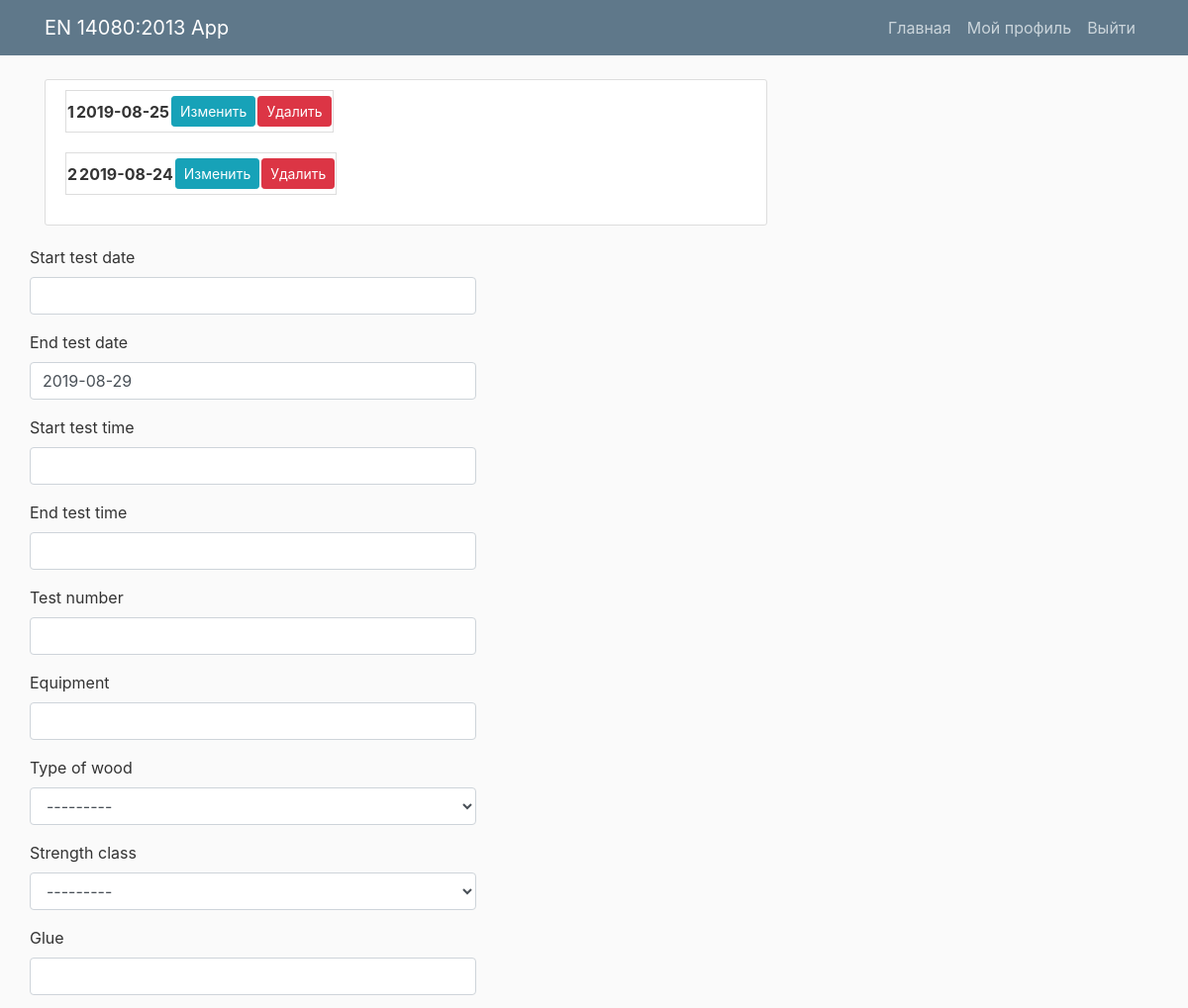
Page /bendtestfilter/ (signed in, upper part) on the earlier database version.
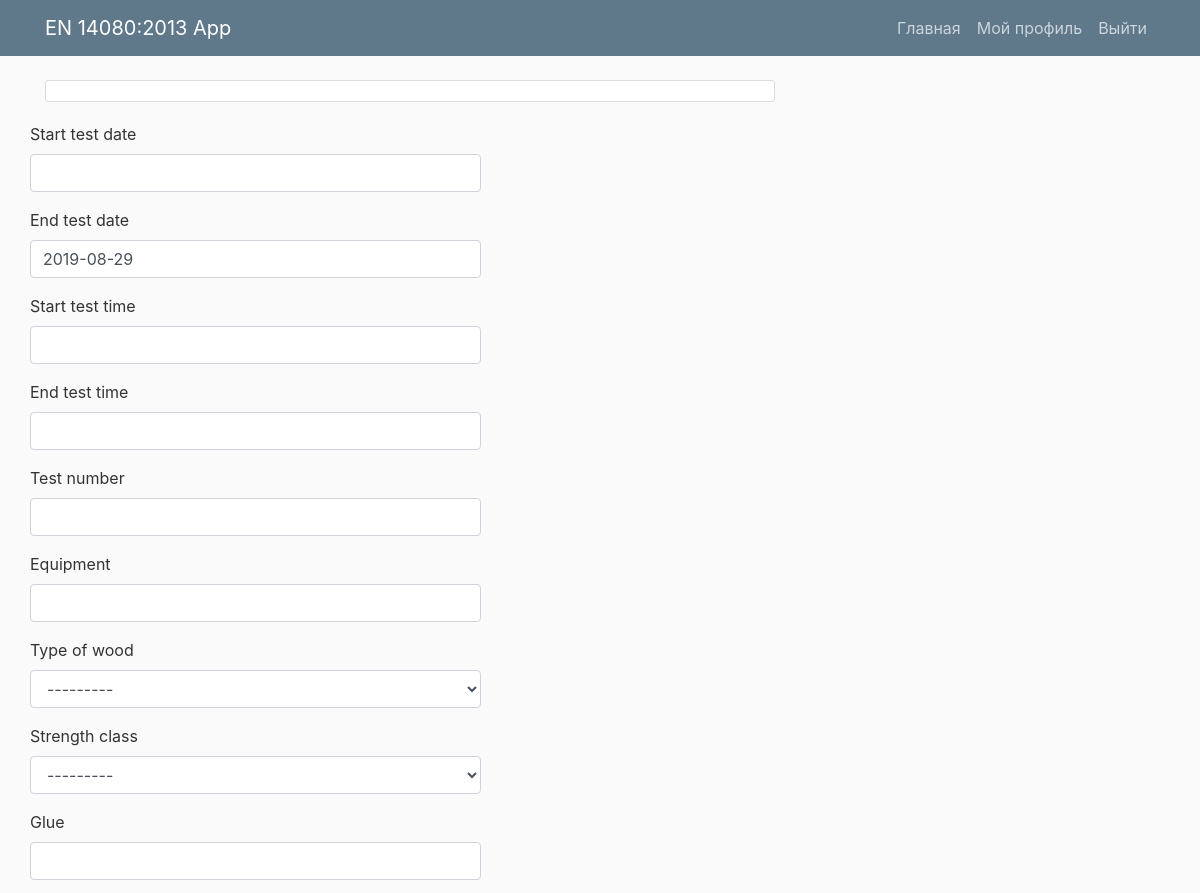
Same page on the later database version.
### mainApp/models.py (models this page shows, shortened)
class TestLamella(models.Model):
	test_date = models.DateField()
	test_time = models.TimeField(blank=True, null=True, default=None)
	test_number = models.IntegerField(default=def_bt_test_number)
	equipment = models.CharField(max_length=100, default=def_bt_equipment)
	type_of_wood = models.ForeignKey(Wood_types, on_delete=models.PROTECT, related_name='TestLamella_fj_wood_type', default=def_bt_type_of_wood)
	strength_class = models.ForeignKey(strength_class_types, on_delete=models.PROTECT, related_name='TestLamella_strength_class', default=def_bt_strength_class)
	glue = models.CharField(max_length=100, default=def_bt_glue)
	glue_harderner_amount = models.CharField(max_length=100, blank=True, default=def_bt_glue_harderner_amount)
	lamellas_thickness = models.IntegerField(default=def_bt_lamellas_thickness)
	lamellas_width = models.IntegerField(default=def_bt_lamellas_width)
	lamellas_length = models.IntegerField(default=def_bt_lamellas_length)
	fj_length = models.IntegerField(default=def_bt_fj_length)
	fj_path = models.IntegerField(default=def_bt_fj_path)
	fj_gap = models.IntegerField(default=def_bt_fj_gap)
	fj_angle = models.IntegerField(default=def_bt_fj_angle)
	fj_orientation = models.CharField(max_length=100, choices=[('Пластевое', 'Пластевое'), ('Ребровое', 'Ребровое')], default=def_bt_fj_orientation)
	lamellas_left_moisture = models.IntegerField(default=def_bt_lamellas_left_moisture)
	lamellas_right_moisture = models.IntegerField(default=def_bt_lamellas_right_moisture)
	glue_pressure = models.FloatField(default=def_bt_glue_pressure)
	pressure_time = models.IntegerField(blank=True, null=True, default=def_bt_pressure_time)
	glue_use_amount = models.IntegerField(default=def_bt_glue_use_amount)
	glue_batch_number = models.CharField(max_length=100, default=def_bt_glue_batch_number)
	glue_expiration_date = models.DateField()
	lamellas_param = models.CharField(max_length=100, default=def_bt_lamellas_param)
	lamellas_took_person = models.ForeignKey(Person, on_delete=models.PROTECT, related_name='TestLamella_took_person', default=def_bt_lamellas_took_person)
	force_crash = models.FloatField()
	time_of_testing = models.IntegerField(blank=True, null=True)
	lamellas_strength = models.FloatField()
	passed = models.BooleanField(default=False)
	by_fj_crash = models.IntegerField()
	base_fj_crash = models.IntegerField()
	out_of_fj_crash = models.IntegerField()
	comment = models.TextField(blank=True)
	photo = models.ImageField(upload_to='uploads', blank=True)
	author = models.ForeignKey(User, blank=True, null=True, on_delete=models.CASCADE)

### mainApp/views.py (the view)
# urls.py: path('bendtestfilter/', today_views.bendtestfilterView, name='bendtestfilter'),
@login_required
def bendtestfilterView(request):
	user = get_object_or_404(User, username=request.user.username)
	bendtests = TestLamella.objects.filter(author=user).order_by('test_number')
	if request.method == 'POST':
		form = BendtestFilterForm(request.POST)
		if form.is_valid():
			if form.cleaned_data.get('start_test_date'):
				start_test_date = form.cleaned_data.get('start_test_date')
				bendtests = bendtests.filter(test_date__gte=start_test_date).order_by('test_number')
			if form.cleaned_data.get('end_test_date'):
				end_test_date = form.cleaned_data.get('end_test_date')
				bendtests = bendtests.filter(test_date__lte=end_test_date).order_by('test_number')
			if form.cleaned_data.get('type_of_wood'):
				type_of_wood = form.cleaned_data.get('type_of_wood')
				bendtests = bendtests.filter(type_of_wood=type_of_wood).order_by('test_number')
			if form.cleaned_data.get('start_test_time'):
				start_test_time = form.cleaned_data.get('start_test_time')
				bendtests = bendtests.filter(test_time__gte=start_test_time).order_by('test_number')
			if form.cleaned_data.get('end_test_time'):
				end_test_time = form.cleaned_data.get('end_test_time')
				bendtests = bendtests.filter(test_time__lte=end_test_time).order_by('test_number')
			if form.cleaned_data.get('test_number'):
				test_number = form.cleaned_data.get('test_number')
				bendtests = bendtests.filter(test_number=test_number).order_by('test_number')
			if form.cleaned_data.get('equipment'):
				equipment = form.cleaned_data.get('equipment')
				bendtests = bendtests.filter(equipment__iexact=equipment).order_by('test_number')
			if form.cleaned_data.get('strength_class'):
				strength_class = form.cleaned_data.get('strength_class')
				bendtests = bendtests.filter(strength_class=strength_class).order_by('test_number')
			if form.cleaned_data.get('glue'):
				glue = form.cleaned_data.get('glue')
				bendtests = bendtests.filter(glue__iexact=glue).order_by('test_number')
			if form.cleaned_data.get('glue_harderner_amount'):
				glue_harderner_amount = form.cleaned_data.get('glue_harderner_amount')
				bendtests = bendtests.filter(glue_harderner_amount__iexact=glue_harderner_amount).order_by('test_number')
			if form.cleaned_data.get('lamellas_thickness_from'):
				lamellas_thickness_from = form.cleaned_data.get('lamellas_thickness_from')
				bendtests = bendtests.filter(lamellas_thickness__gte=lamellas_thickness_from).order_by('test_number')
			if form.cleaned_data.get('lamellas_thickness_to'):
				lamellas_thickness_to = form.cleaned_data.get('lamellas_thickness_to')
				bendtests = bendtests.filter(lamellas_thickness__lte=lamellas_thickness_to).order_by('test_number')
			if form.cleaned_data.get('fj_length'):
				fj_length = form.cleaned_data.get('fj_length')
				bendtests = bendtests.filter(fj_length=fj_length).order_by('test_number')
			if form.cleaned_data.get('fj_path'):
				fj_path = form.cleaned_data.get('fj_path')
				bendtests = bendtests.filter(fj_path=fj_path).order_by('test_number')
			if form.cleaned_data.get('fj_gap'):
				fj_gap = form.cleaned_data.get('fj_gap')
				bendtests = bendtests.filter(fj_gap=fj_gap).order_by('test_number')
			if form.cleaned_data.get('fj_angle'):
				fj_angle = form.cleaned_data.get('fj_angle')
				bendtests = bendtests.filter(fj_angle=fj_angle).order_by('test_number')
			if form.cleaned_data.get('fj_orientation'):
				fj_orientation = form.cleaned_data.get('fj_orientation')
				bendtests = bendtests.filter(fj_orientation=fj_orientation).order_by('test_number')
			if form.cleaned_data.get('lamellas_left_moisture_from'):
				lamellas_left_moisture_from = form.cleaned_data.get('lamellas_left_moisture_from')
				bendtests = bendtests.filter(lamellas_left_moisture__gte=lamellas_left_moisture_from).order_by('test_number')
			if form.cleaned_data.get('lamellas_left_moisture_to'):
				lamellas_left_moisture_to = form.cleaned_data.get('lamellas_left_moisture_to')
				bendtests = bendtests.filter(lamellas_left_moisture__lte=lamellas_left_moisture_to).order_by('test_number')
			if form.cleaned_data.get('lamellas_right_moisture_from'):
				lamellas_right_moisture_from = form.cleaned_data.get('lamellas_right_moisture_from')
				bendtests = bendtests.filter(lamellas_right_moisture__gte=lamellas_right_moisture_from).order_by('test_number')
			if form.cleaned_data.get('lamellas_right_moisture_to'):
				lamellas_right_moisture_to = form.cleaned_data.get('lamellas_right_moisture_to')
				bendtests = bendtests.filter(lamellas_right_moisture__lte=lamellas_right_moisture_to).order_by('test_number')
			if form.cleaned_data.get('glue_pressure_from'):
				glue_pressure_from = form.cleaned_data.get('glue_pressure_from')
				bendtests = bendtests.filter(glue_pressure__gte=glue_pressure_from).order_by('test_number')
			if form.cleaned_data.get('glue_pressure_to'):
				glue_pressure_to = form.cleaned_data.get('glue_pressure_to')
				bendtests = bendtests.filter(glue_pressure__lte=glue_pressure_to).order_by('test_number')
			if form.cleaned_data.get('pressure_time_from'):
				pressure_time_from = form.cleaned_data.get('pressure_time_from')
				bendtests = bendtests.filter(pressure_time__gte=pressure_time_from).order_by('test_number')
			if form.cleaned_data.get('pressure_time_to'):
				pressure_time_to = form.cleaned_data.get('pressure_time_to')
				bendtests = bendtests.filter(pressure_time__lte=pressure_time_to).order_by('test_number')
			if form.cleaned_data.get('glue_use_amount_from'):
				glue_use_amount_from = form.cleaned_data.get('glue_use_amount_from')
				bendtests = bendtests.filter(glue_use_amount__gte=glue_use_amount_from).order_by('test_number')
			if form.cleaned_data.get('glue_use_amount_to'):
				glue_use_amount_to = form.cleaned_data.get('glue_use_amount_to')
				bendtests = bendtests.filter(glue_use_amount__lte=glue_use_amount_to).order_by('test_number')
			if form.cleaned_data.get('glue_batch_number'):
				glue_batch_number = form.cleaned_data.get('glue_batch_number')
				bendtests = bendtests.filter(glue_batch_number=glue_batch_number).order_by('test_number')
			if form.cleaned_data.get('start_glue_expiration_date'):
				start_glue_expiration_date = form.cleaned_data.get('start_glue_expiration_date')
				bendtests = bendtests.filter(glue_expiration_date__gte=start_glue_expiration_date).order_by('test_number')
			if form.cleaned_data.get('end_glue_expiration_date'):
				end_glue_expiration_date = form.cleaned_data.get('end_glue_expiration_date')
				bendtests = bendtests.filter(glue_expiration_date__lte=end_glue_expiration_date).order_by('test_number')
			if form.cleaned_data.get('lamellas_param'):
				lamellas_param = form.cleaned_data.get('lamellas_param')
				bendtests = bendtests.filter(lamellas_param__iexact=lamellas_param).order_by('test_number')
			if form.cleaned_data.get('lamellas_took_person'):
				lamellas_took_person = form.cleaned_data.get('lamellas_took_person')
				bendtests = bendtests.filter(lamellas_took_person=lamellas_took_person).order_by('test_number')
			if form.cleaned_data.get('force_crash_from'):
				force_crash_from = form.cleaned_data.get('force_crash_from')
				bendtests = bendtests.filter(force_crash__gte=force_crash_from).order_by('test_number')
			if form.cleaned_data.get('force_crash_to'):
				force_crash_to = form.cleaned_data.get('force_crash_to')
				bendtests = bendtests.filter(force_crash__lte=force_crash_to).order_by('test_number')
			if form.cleaned_data.get('time_of_testing_from'):
				time_of_testing_from = form.cleaned_data.get('time_of_testing_from')
				bendtests = bendtests.filter(time_of_testing__gte=time_of_testing_from).order_by('test_number')
			if form.cleaned_data.get('time_of_testing_to'):
				time_of_testing_to = form.cleaned_data.get('time_of_testing_to')
				bendtests = bendtests.filter(time_of_testing__lte=time_of_testing_to).order_by('test_number')
			if form.cleaned_data.get('lamellas_strength_from'):
				lamellas_strength_from = form.cleaned_data.get('lamellas_strength_from')
				bendtests = bendtests.filter(lamellas_strength__gte=lamellas_strength_from).order_by('test_number')
			if form.cleaned_data.get('lamellas_strength_to'):
				lamellas_strength_to = form.cleaned_data.get('lamellas_strength_to')
				bendtests = bendtests.filter(lamellas_strength__lte=lamellas_strength_to).order_by('test_number')
			if form.cleaned_data.get('by_fj_crash_from'):
				by_fj_crash_from = form.cleaned_data.get('by_fj_crash_from')
				bendtests = bendtests.filter(by_fj_crash__gte=by_fj_crash_from).order_by('test_number')
			if form.cleaned_data.get('by_fj_crash_to'):
				by_fj_crash_to = form.cleaned_data.get('by_fj_crash_to')
				bendtests = bendtests.filter(by_fj_crash__lte=by_fj_crash_to).order_by('test_number')
			if form.cleaned_data.get('out_of_fj_crash_from'):
				out_of_fj_crash_from = form.cleaned_data.get('out_of_fj_crash_from')
				bendtests = bendtests.filter(out_of_fj_crash__gte=out_of_fj_crash_from).order_by('test_number')
			if form.cleaned_data.get('out_of_fj_crash_to'):
				out_of_fj_crash_to = form.cleaned_data.get('out_of_fj_crash_to')
				bendtests = bendtests.filter(out_of_fj_crash__lte=out_of_fj_crash_to).order_by('test_number')
			if form.cleaned_data.get('base_fj_crash_from'):
				base_fj_crash_from = form.cleaned_data.get('base_fj_crash_from')
				bendtests = bendtests.filter(base_fj_crash__gte=base_fj_crash_from).order_by('test_number')
			if form.cleaned_data.get('base_fj_crash_to'):
				base_fj_crash_to = form.cleaned_data.get('base_fj_crash_to')
				bendtests = bendtests.filter(base_fj_crash__lte=base_fj_crash_to).order_by('test_number')
			if form.cleaned_data.get('base_fj_crash_to'):
				base_fj_crash_to = form.cleaned_data.get('base_fj_crash_to')
				bendtests = bendtests.filter(base_fj_crash__lte=base_fj_crash_to).order_by('test_number')
			if form.cleaned_data.get('passed_true'):
				bendtests = bendtests.filter(passed=True).order_by('test_number')
			if form.cleaned_data.get('passed_false'):
				bendtests = bendtests.filter(passed=False).order_by('test_number')
			if form.cleaned_data.get('comment'):
				comment = form.cleaned_data.get('comment')
				bendtests = bendtests.filter(comment__icontains=comment).order_by('test_number')
	else:
		form = BendtestFilterForm()
	return render(request, 'mainApp/bendtestfilter.html', {'bendtests': bendtests, 'form': form, })

### mainApp/models.py (called while the page is built)
def def_bt_equipment():
	try:
		last_bendtests = TestLamella.objects.all().order_by('-test_date', '-test_number', '-test_time').first()
		return last_bendtests.equipment
	except: return None

def def_bt_glue():
	try:
		last_bendtests = TestLamella.objects.all().order_by('-test_date', '-test_number', '-test_time').first()
		return last_bendtests.glue
	except: return None

def def_bt_lamellas_thickness():
	try:
		last_bendtests = TestLamella.objects.all().order_by('-test_date', '-test_number', '-test_time').first()
		return last_bendtests.lamellas_thickness
	except: return None

def def_bt_lamellas_width():
	try:
		last_bendtests = TestLamella.objects.all().order_by('-test_date', '-test_number', '-test_time').first()
		return last_bendtests.lamellas_width
	except: return None

def def_bt_lamellas_length():
	try:
		last_bendtests = TestLamella.objects.all().order_by('-test_date', '-test_number', '-test_time').first()
		return last_bendtests.lamellas_length
	except: return None

def def_bt_glue_harderner_amount():
	try:
		last_bendtests = TestLamella.objects.all().order_by('-test_date', '-test_number', '-test_time').first()
		return last_bendtests.glue_harderner_amount
	except: return None

### mainApp/templates/mainApp/bendtestfilter.html (shortened to what this page needs)
{% extends "mainApp/today.html" %}
{% load crispy_forms_tags %}
{% load bootstrap4 %}
{% block content %}
 <div class="content-section tabletoday">
    {% for test in bendtests %}
    <table class="content-section tabletoday">
        <th>{{ test.test_number }}</th>
        <th>{{ test.test_date|date:"Y-m-d" }}</th>
        <th><a class="btn btn-info btn-sm mt-1 mb-1" href="{% url 'bend-test-update' test.id %}">Изменить</a></th>
        <th><a class="btn btn-danger btn-sm mt-1 mb-1" href="{% url 'bend-test-delete' test.id %}">Удалить</a></th>
    </table>
    {% endfor %}
</div>
{% endblock content %}
{% block sidebar %}
<form method="POST" action="{% url 'bendtestfilter' %}">
    <th>
    {{ form|crispy }}
    </th>
</form>
{% endblock sidebar %}

Differences in the rows shown:
removed TestLamella: test_number "1", test_date "2019-08-25"
removed TestLamella: test_number "2", test_date "2019-08-24"
